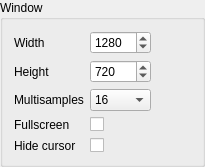
             <widget class="QGroupBox" name="groupBoxWindow">
              <property name="sizePolicy">
               <sizepolicy hsizetype="Preferred" vsizetype="Maximum">
                <horstretch>0</horstretch>
                <verstretch>0</verstretch>
               </sizepolicy>
              </property>
              <property name="title">
               <string>Window</string>
              </property>
              <layout class="QGridLayout" name="gridLayout_3">
               <item row="0" column="0">
                <widget class="QLabel" name="label_6">
                 <property name="sizePolicy">
                  <sizepolicy hsizetype="MinimumExpanding" vsizetype="Preferred">
                   <horstretch>0</horstretch>
                   <verstretch>0</verstretch>
                  </sizepolicy>
                 </property>
                 <property name="minimumSize">
                  <size>
                   <width>0</width>
                   <height>0</height>
                  </size>
                 </property>
                 <property name="maximumSize">
                  <size>
                   <width>100</width>
                   <height>16777215</height>
                  </size>
                 </property>
                 <property name="text">
                  <string>Width</string>
                 </property>
                </widget>
               </item>
               <item row="4" column="1">
                <widget class="QCheckBox" name="checkBoxHideCursor">
                 <property name="sizePolicy">
                  <sizepolicy hsizetype="MinimumExpanding" vsizetype="Fixed">
                   <horstretch>0</horstretch>
                   <verstretch>0</verstretch>
                  </sizepolicy>
                 </property>
                 <property name="maximumSize">
                  <size>
                   <width>100</width>
                   <height>16777215</height>
                  </size>
                 </property>
                 <property name="toolTip">
                  <string>Whether to hide the cursor when over the window</string>
                 </property>
                 <property name="text">
                  <string/>
                 </property>
                </widget>
               </item>
               <item row="0" column="1">
                <widget class="QSpinBox" name="spinBoxWindowWidth">
                 <property name="sizePolicy">
                  <sizepolicy hsizetype="MinimumExpanding" vsizetype="Fixed">
                   <horstretch>0</horstretch>
                   <verstretch>0</verstretch>
                  </sizepolicy>
                 </property>
                 <property name="maximumSize">
                  <size>
                   <width>100</width>
                   <height>16777215</height>
                  </size>
                 </property>
                 <property name="toolTip">
                  <string>The width of the video window and encoded video</string>
                 </property>
                 <property name="minimum">
                  <number>1</number>
                 </property>
                 <property name="maximum">
                  <number>99999</number>
                 </property>
                 <property name="singleStep">
                  <number>10</number>
                 </property>
                 <property name="value">
                  <number>1280</number>
                 </property>
                </widget>
               </item>
               <item row="1" column="0">
                <widget class="QLabel" name="label_7">
                 <property name="sizePolicy">
                  <sizepolicy hsizetype="MinimumExpanding" vsizetype="Preferred">
                   <horstretch>0</horstretch>
                   <verstretch>0</verstretch>
                  </sizepolicy>
                 </property>
                 <property name="minimumSize">
                  <size>
                   <width>0</width>
                   <height>0</height>
                  </size>
                 </property>
                 <property name="maximumSize">
                  <size>
                   <width>100</width>
                   <height>16777215</height>
                  </size>
                 </property>
                 <property name="text">
                  <string>Height</string>
                 </property>
                </widget>
               </item>
               <item row="2" column="0">
                <widget class="QLabel" name="label_8">
                 <property name="sizePolicy">
                  <sizepolicy hsizetype="MinimumExpanding" vsizetype="Preferred">
                   <horstretch>0</horstretch>
                   <verstretch>0</verstretch>
                  </sizepolicy>
                 </property>
                 <property name="minimumSize">
                  <size>
                   <width>0</width>
                   <height>0</height>
                  </size>
                 </property>
                 <property name="maximumSize">
                  <size>
                   <width>100</width>
                   <height>16777215</height>
                  </size>
                 </property>
                 <property name="text">
                  <string>Multisamples</string>
                 </property>
                </widget>
               </item>
               <item row="4" column="0">
                <widget class="QLabel" name="label_10">
                 <property name="sizePolicy">
                  <sizepolicy hsizetype="MinimumExpanding" vsizetype="Preferred">
                   <horstretch>0</horstretch>
                   <verstretch>0</verstretch>
                  </sizepolicy>
                 </property>
                 <property name="minimumSize">
                  <size>
                   <width>0</width>
                   <height>0</height>
                  </size>
                 </property>
                 <property name="maximumSize">
                  <size>
                   <width>100</width>
                   <height>16777215</height>
                  </size>
                 </property>
                 <property name="text">
                  <string>Hide cursor</string>
                 </property>
                </widget>
               </item>
               <item row="1" column="1">
                <widget class="QSpinBox" name="spinBoxWindowHeight">
                 <property name="sizePolicy">
                  <sizepolicy hsizetype="MinimumExpanding" vsizetype="Fixed">
                   <horstretch>0</horstretch>
                   <verstretch>0</verstretch>
                  </sizepolicy>
                 </property>
                 <property name="maximumSize">
                  <size>
                   <width>100</width>
                   <height>16777215</height>
                  </size>
                 </property>
                 <property name="toolTip">
                  <string>The height of the video window and encoded video</string>
                 </property>
                 <property name="minimum">
                  <number>1</number>
                 </property>
                 <property name="maximum">
                  <number>99999</number>
                 </property>
                 <property name="singleStep">
                  <number>10</number>
                 </property>
                 <property name="value">
                  <number>720</number>
                 </property>
                </widget>
               </item>
               <item row="3" column="0">
                <widget class="QLabel" name="label_9">
                 <property name="sizePolicy">
                  <sizepolicy hsizetype="MinimumExpanding" vsizetype="Preferred">
                   <horstretch>0</horstretch>
                   <verstretch>0</verstretch>
                  </sizepolicy>
                 </property>
                 <property name="minimumSize">
                  <size>
                   <width>0</width>
                   <height>0</height>
                  </size>
                 </property>
                 <property name="maximumSize">
                  <size>
                   <width>100</width>
                   <height>16777215</height>
                  </size>
                 </property>
                 <property name="text">
                  <string>Fullscreen</string>
                 </property>
                </widget>
               </item>
               <item row="2" column="1">
                <widget class="QComboBox" name="comboBoxMultisamples">
                 <property name="sizePolicy">
                  <sizepolicy hsizetype="MinimumExpanding" vsizetype="Fixed">
                   <horstretch>0</horstretch>
                   <verstretch>0</verstretch>
                  </sizepolicy>
                 </property>
                 <property name="maximumSize">
                  <size>
                   <width>100</width>
                   <height>16777215</height>
                  </size>
                 </property>
                 <property name="toolTip">
                  <string>Number of multisamples used to smooth the rendering output</string>
                 </property>
                 <property name="editable">
                  <bool>false</bool>
                 </property>
                 <property name="currentIndex">
                  <number>4</number>
                 </property>
                 <item>
                  <property name="text">
                   <string>0</string>
                  </property>
                 </item>
                 <item>
                  <property name="text">
                   <string>2</string>
                  </property>
                 </item>
                 <item>
                  <property name="text">
                   <string>4</string>
                  </property>
                 </item>
                 <item>
                  <property name="text">
                   <string>8</string>
                  </property>
                 </item>
                 <item>
                  <property name="text">
                   <string>16</string>
                  </property>
                 </item>
                </widget>
               </item>
               <item row="3" column="1">
                <widget class="QCheckBox" name="checkBoxFullscreen">
                 <property name="sizePolicy">
                  <sizepolicy hsizetype="MinimumExpanding" vsizetype="Fixed">
                   <horstretch>0</horstretch>
                   <verstretch>0</verstretch>
                  </sizepolicy>
                 </property>
                 <property name="maximumSize">
                  <size>
                   <width>100</width>
                   <height>16777215</height>
                  </size>
                 </property>
                 <property name="toolTip">
                  <string>Whether to open the window fullscreen</string>
                 </property>
                 <property name="text">
                  <string/>
                 </property>
                </widget>
               </item>
               <item row="0" column="2">
                <spacer name="horizontalSpacer">
                 <property name="orientation">
                  <enum>Qt::Horizontal</enum>
                 </property>
                 <property name="sizeHint" stdset="0">
                  <size>
                   <width>40</width>
                   <height>20</height>
                  </size>
                 </property>
                </spacer>
               </item>
              </layout>
             </widget>
